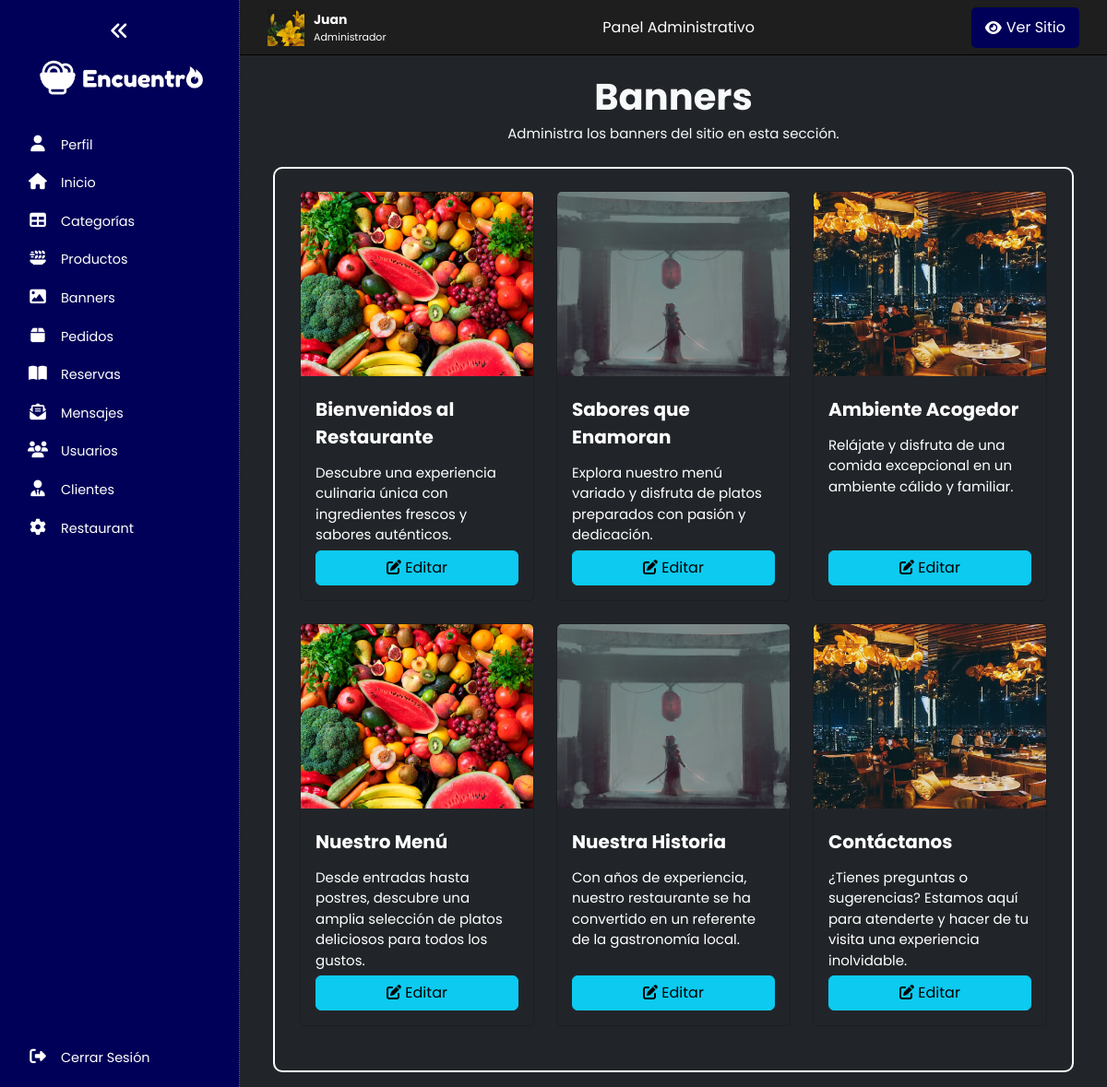
/panel/banners/index.php (signed in), run on the app's committed database.
### tables this page shows
CREATE TABLE banners (
    id_banner INT AUTO_INCREMENT PRIMARY KEY,
    pagina VARCHAR(50) NOT NULL,
    imagen VARCHAR(255) NOT NULL,
    titulo VARCHAR(100),
    descripcion TEXT
);

### panel/banners/index.php (the view, shortened to what this page needs)
<?php
    include("../bd.php");
    $sentencia = $conect->prepare("SELECT * FROM banners");
    $sentencia->execute();
    $lista_banners = $sentencia->fetchAll(PDO::FETCH_ASSOC);
    include ("../recursos/header.php");
?>
<div class="container px-5 py-3 text-light">
    <div class="text-center mb-4">
        <h2 class="seccion_titulo">Banners</h2>
        <p class="seccion_parrafo">Administra los banners del sitio en esta sección.</p>
    </div>
    <div class="row borde_contenido py-4">
        <?php foreach ($lista_banners as $banner) { ?>
            <div class="col-lg-4 col-md-6 col-sm-12 mb-4">
                <div class="card bg-dark text-white h-100">
                    <div class="img-container">
                        <img src="../../img/banners/<?php echo $banner['imagen']; ?>" class="card-img-top" alt="Imagen del Banner">
                    </div>
                    <div class="card-body d-flex flex-column">
                        <span class="card-title seccion_subtitulo"> <?php echo $banner['titulo']; ?> </span>
                        <p class="card-text flex-grow-1 seccion_parrafo"> <?php echo $banner['descripcion']; ?> </p>
                        <a class="btn btn-info mt-auto" href="editar.php?txtID=<?php echo $banner['id_banner']; ?>">
                            <i class="fas fa-edit"></i> Editar
                        </a>
                    </div>
                </div>
            </div>
        <?php } ?>
    </div>
</div>
<?php include ("../recursos/footer.php"); ?>

### css/data.css (style rules this page uses)
:root { --header-height: 5rem; --color_primario: #ff8000; --color_secundario: #32005b; --color_gris: #171717; --color_blanco: #ffffff; --color_negro: #000000; --color_success: #1ae000; --color_info: #0066eb; --color_danger: #cf0000; --color_body: white; --color_sidebar_panel: rgb(0, 0, 88); --nav_font: "Montserrat", sans-serif; --body_font: "Oswald", sans-serif; --logo_font: "BankGothic"; --normal-font-size: 0.938rem; --font_regular: 400; --font_semi_bold: 600; --max_width: 1024px; --titulo_banner: 70px; --subtitulo_banner: 22px; --descripcion_banner: 20px; --seccion_titulo: 40px; --seccion_subtitulo: 20px; --seccion_item: 23px; --seccion_parrafo: 15px; --tablet__titulo_banner: 55px; --tablet__subtitulo_banner: 20px; --tablet__descripcion_banner: 18px; --tablet__seccion_titulo: 30px; --tablet__seccion_subtitulo: 18px; --tablet__seccion_parrafo: 14px; --tablet__seccion_item: 19px; --movil__titulo_banner: 38px; --movil__subtitulo_banner: 18px; --movil__descripcion_banner: 16px; --movil__seccion_titulo: 26px; --movil__seccion_subtitulo: 16px; --movil__seccion_parrafo: 13px; --movil__seccion_item: 17px; --paddingy: 50px; --color_scroll: rgba(255, 255, 255, 0.075); --color_scroll_hover: rgba(255, 255, 255, 0.2); }
* { box-sizing: border-box; }
.seccion_titulo { font-size: var(--seccion_titulo); font-weight: bolder; margin: 5px 0px; }
.seccion_subtitulo { font-size: var(--seccion_subtitulo); font-weight: bold; margin: 5px 0px; }
.seccion_parrafo { font-size: var(--seccion_parrafo); margin: 5px 0px; }

### panel/recursos/header.css (style rules this page uses)
body { box-sizing: border-box; margin: 0; padding: 0; }
a { text-decoration: none; }
body { font-family: 'Poppins', sans-serif; }
.wrapper { display: flex; height: 100vh; background-color: #212529; }
.borde_contenido { border: 2px solid white; padding: 15px; border-radius: 10px; }

### panel/banners/index.php (style rules this page uses)
.img-container { width: 100%; height: 200px; overflow: hidden; }
.img-container img { width: 100%; height: 100%; object-fit: cover; }

### data on the page
banners: imagen (picture), titulo "Bienvenidos al Restaurante", descripcion "Descubre una experiencia culinaria única con ingredientes frescos y sabores auténticos."
banners: imagen (picture), titulo "Sabores que Enamoran", descripcion "Explora nuestro menú variado y disfruta de platos preparados con pasión y dedicación."
banners: imagen (picture), titulo "Ambiente Acogedor", descripcion "Relájate y disfruta de una comida excepcional en un ambiente cálido y familiar."
banners: imagen (picture), titulo "Nuestro Menú", descripcion "Desde entradas hasta postres, descubre una amplia selección de platos deliciosos para todos los gustos."
banners: imagen (picture), titulo "Nuestra Historia", descripcion "Con años de experiencia, nuestro restaurante se ha convertido en un referente de la gastronomía local."
banners: imagen (picture), titulo "Contáctanos", descripcion "¿Tienes preguntas o sugerencias? Estamos aquí para atenderte y hacer de tu visita una experiencia inolvidable."

### other printed values
$item_name "Perfil"
$item_name "Inicio"
$item_name "Categorías"
$item_name "Productos"
$item_name "Banners"
$item_name "Pedidos"
$item_name "Reservas"
$item_name "Mensajes"
$item_name "Usuarios"
$item_name "Clientes"
$item_name "Restaurant"
$_SESSION['usuario_nombre'] "Juan"
$_SESSION['usuario_rol'] "Administrador"
